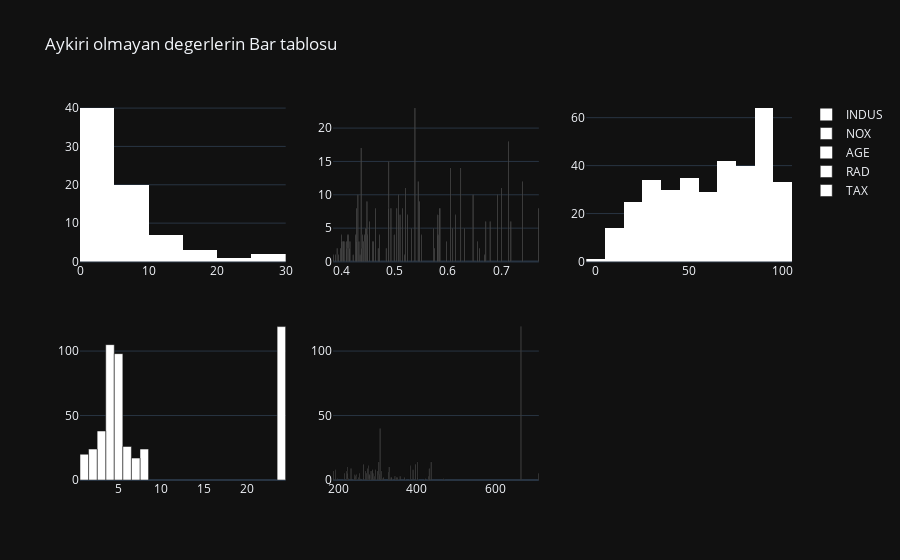

The notebook cell saved with this chart:
### Code cell
fig=make_subplots(rows=2,cols=3)

fig.add_trace(go.Histogram(x=INDUS.index,y=INDUS.values , name= "INDUS", marker_color="white"),row=1,col=1)
fig.add_trace(go.Bar(x=NOX.index,y=NOX.values, name= "NOX", marker_color="white"),row=1,col=2)
fig.add_trace(go.Histogram(x=AGE.index,y=AGE.values , name= "AGE", marker_color="white"),row=1,col=3)
fig.add_trace(go.Bar(x=RAD.index,y=RAD.values , name= "RAD", marker_color="white"),row=2,col=1)
fig.add_trace(go.Bar(x=TAX.index,y=TAX.values , name= "TAX", marker_color="white"),row=2,col=2)

fig.update_layout(
    title="Aykiri olmayan degerlerin Bar tablosu ",
    template="plotly_dark"
)
fig.show()

### Figure 1 — Plotly figure (JSON) as saved in the notebook; plotly's stock layout.template omitted (floating-point values rounded to 4 significant figures; data arrays with more than 128 entries replaced by an {"elided": "..."} marker saying what was removed)
{"data": [{"marker": {"color": "white"}, "name": "INDUS", "type": "histogram", "x": [18.1, 8.14, 6.2, 19.58, 21.89, 9.9, 3.97, 8.56, 10.59, 5.86, 10.01, 6.91, 7.38, 9.69, 5.19, 2.46, 4.05, 25.65, 7.87, 2.18, 12.83, 4.93, 3.44, 5.13, 13.92, 6.96, 6.41, 11.93, 27.74, 2.89, 13.89, 3.33, 3.41, 5.96, 5.64, 1.52, 4.49, 4.86, 10.81, 2.24, 5.32, 6.07, 6.09, 3.24, 15.04, 4.95, 3.78, 4.39, 1.25, 6.06, 2.03, 3.37, 2.95, 3.64, 2.68, 7.07, 1.47, 2.93, 1.32, 4, 1.22, 0.74, 2.01, 4.15, 2.25, 1.38, 1.89, 1.76, 0.46, 3.75, 1.21, 2.97, 2.31], "xaxis": "x", "y": [119, 22, 18, 14, 14, 12, 12, 11, 11, 10, 9, 9, 8, 8, 8, 8, 7, 7, 7, 7, 6, 6, 6, 6, 5, 5, 5, 5, 5, 5, 4, 4, 4, 4, 4, 4, 4, 4, 4, 3, 3, 3, 3, 3, 3, 3, 2, 2, 2, 2, 2, 2, 2, 2, 2, 2, 2, 2, 1, 1, 1, 1, 1, 1, 1, 1, 1, 1, 1, 1, 1, 1, 1], "yaxis": "y"}, {"marker": {"color": "white"}, "name": "NOX", "type": "bar", "x": [0.538, 0.713, 0.437, 0.489, 0.605, 0.624, 0.544, 0.74, 0.52, 0.7, 0.693, 0.507, 0.647, 0.431, 0.448, 0.547, 0.428, 0.77, 0.504, 0.585, 0.584, 0.464, 0.493, 0.515, 0.488, 0.524, 0.581, 0.614, 0.51, 0.679, 0.718, 0.671, 0.453, 0.609, 0.532, 0.447, 0.631, 0.573, 0.445, 0.58, 0.413, 0.55, 0.4429, 0.4, 0.499, 0.583, 0.426, 0.449, 0.472, 0.439, 0.411, 0.403, 0.4161, 0.429, 0.401, 0.442, 0.655, 0.597, 0.46, 0.404, 0.433, 0.405, 0.458, 0.409, 0.41, 0.398, 0.575, 0.659, 0.392, 0.484, 0.4379, 0.415, 0.469, 0.668, 0.435, 0.518, 0.422, 0.385, 0.389, 0.394], "xaxis": "x2", "y": [23, 18, 17, 15, 14, 14, 12, 12, 11, 11, 10, 10, 10, 10, 9, 9, 8, 8, 8, 8, 8, 8, 8, 8, 8, 7, 7, 7, 7, 6, 6, 6, 6, 5, 5, 5, 5, 5, 5, 4, 4, 4, 4, 4, 4, 4, 4, 4, 4, 4, 4, 3, 3, 3, 3, 3, 3, 3, 3, 3, 3, 3, 3, 3, 2, 2, 2, 2, 2, 2, 2, 2, 2, 1, 1, 1, 1, 1, 1, 1], "yaxis": "y2"}, {"marker": {"color": "white"}, "name": "AGE", "type": "histogram", "x": {"elided": "347 float values"}, "xaxis": "x3", "y": {"elided": "347 int values"}, "yaxis": "y3"}, {"marker": {"color": "white"}, "name": "RAD", "type": "bar", "x": [24, 4, 5, 3, 6, 2, 8, 1, 7], "xaxis": "x4", "y": [119, 105, 98, 38, 26, 24, 24, 20, 17], "yaxis": "y4"}, {"marker": {"color": "white"}, "name": "TAX", "type": "bar", "x": [666, 307, 437, 403, 304, 398, 264, 384, 277, 224, 330, 276, 233, 432, 193, 296, 287, 391, 284, 311, 188, 270, 222, 300, 329, 273, 216, 711, 289, 254, 223, 279, 243, 281, 247, 305, 358, 293, 345, 430, 245, 252, 335, 352, 370, 265, 337, 242, 402, 348, 315, 241, 255, 256, 469, 198, 422, 351, 280, 226, 244, 313, 285], "xaxis": "x5", "y": [119, 40, 14, 14, 14, 12, 12, 11, 11, 10, 10, 9, 9, 9, 8, 8, 8, 8, 7, 7, 7, 7, 7, 7, 6, 5, 5, 5, 5, 5, 5, 4, 4, 4, 4, 4, 3, 3, 3, 3, 3, 2, 2, 2, 2, 2, 2, 2, 2, 2, 2, 1, 1, 1, 1, 1, 1, 1, 1, 1, 1, 1, 1], "yaxis": "y5"}], "layout": {"title": {"text": "Aykiri olmayan degerlerin Bar tablosu "}, "xaxis": {"anchor": "y", "domain": [0, 0.2889]}, "xaxis2": {"anchor": "y2", "domain": [0.3556, 0.6444]}, "xaxis3": {"anchor": "y3", "domain": [0.7111, 1]}, "xaxis4": {"anchor": "y4", "domain": [0, 0.2889]}, "xaxis5": {"anchor": "y5", "domain": [0.3556, 0.6444]}, "xaxis6": {"anchor": "y6", "domain": [0.7111, 1]}, "yaxis": {"anchor": "x", "domain": [0.575, 1]}, "yaxis2": {"anchor": "x2", "domain": [0.575, 1]}, "yaxis3": {"anchor": "x3", "domain": [0.575, 1]}, "yaxis4": {"anchor": "x4", "domain": [0, 0.425]}, "yaxis5": {"anchor": "x5", "domain": [0, 0.425]}, "yaxis6": {"anchor": "x6", "domain": [0, 0.425]}}}
